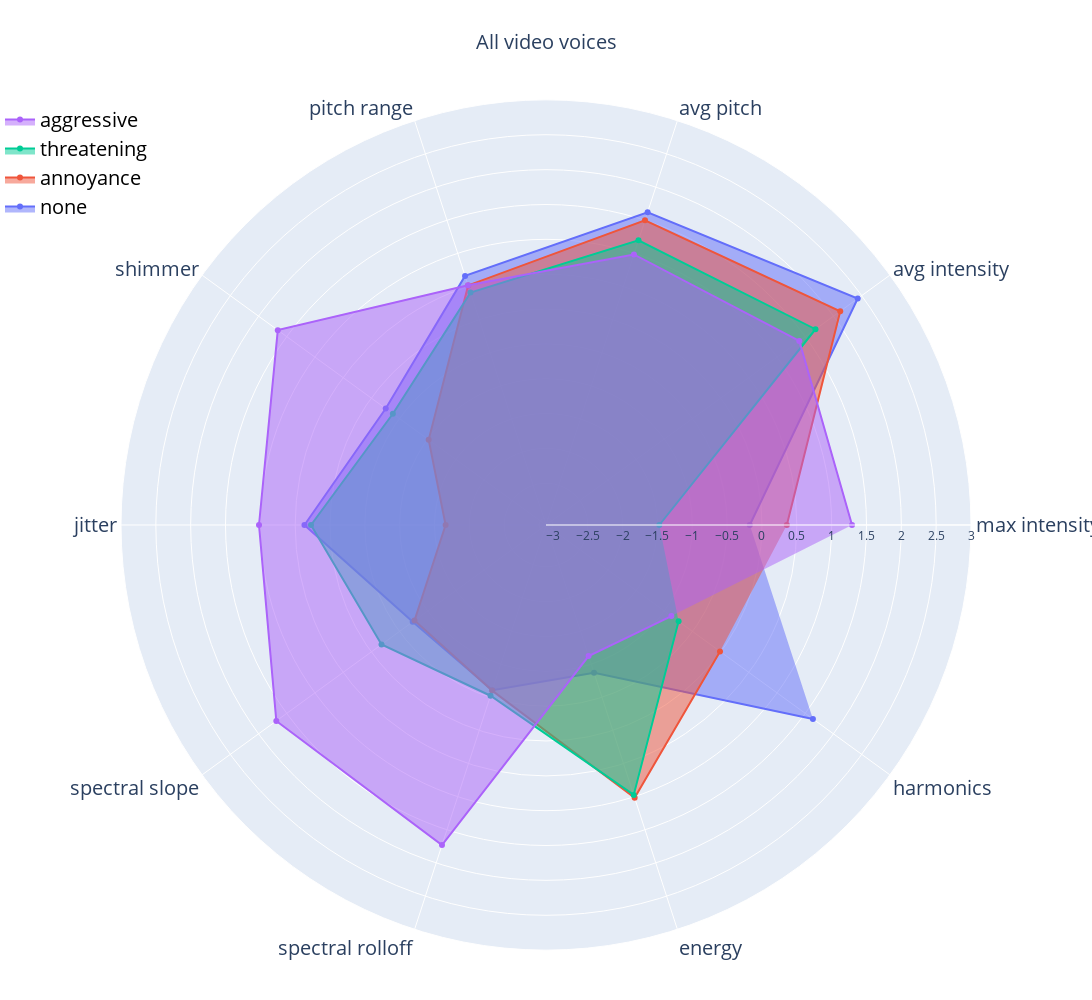

Notebook cell for this chart:
### Code cell
radarPlotDataframes(means_non_parent, 'All video voices', 'parent', -3.1, 3 )

### Figure 1 — Plotly figure (JSON) as saved in the notebook; plotly's stock layout.template omitted (floating-point values rounded to 4 significant figures)
{"data": [{"fill": "toself", "name": "none", "r": [-0.1752, 2.43, 1.621, 0.6596, -0.2566, 0.3669, -0.735, -0.6072, -0.8693, 1.636, -1.59, 0.1145, 1.255], "subplot": "polar", "theta": ["max intensity", "avg intensity", "avg pitch", "pitch range", "shimmer", "jitter", "spectral slope", "spectral rolloff", "energy", "harmonics"], "type": "scatterpolar"}, {"fill": "toself", "name": "annoyance", "r": [0.3565, 2.12, 1.498, 0.516, -1.019, -1.659, -0.7676, -0.6007, 1.018, -0.01287, 1.08, -0.7356, -1.525], "subplot": "polar", "theta": ["max intensity", "avg intensity", "avg pitch", "pitch range", "shimmer", "jitter", "spectral slope", "spectral rolloff", "energy", "harmonics"], "type": "scatterpolar"}, {"fill": "toself", "name": "threatening", "r": [-1.474, 1.681, 1.196, 0.407, -0.3831, 0.2727, -0.1818, -0.5232, 0.9738, -0.7475, -0.04234, -0.9648, -0.04189], "subplot": "polar", "theta": ["max intensity", "avg intensity", "avg pitch", "pitch range", "shimmer", "jitter", "spectral slope", "spectral rolloff", "energy", "harmonics"], "type": "scatterpolar"}, {"fill": "toself", "name": "aggressive", "r": [1.292, 1.394, 0.9832, 0.5192, 1.658, 1.019, 1.684, 1.731, -1.122, -0.8752, 0.5524, 1.586, 0.3126], "subplot": "polar", "theta": ["max intensity", "avg intensity", "avg pitch", "pitch range", "shimmer", "jitter", "spectral slope", "spectral rolloff", "energy", "harmonics"], "type": "scatterpolar"}], "layout": {"annotations": [{"font": {"size": 20}, "showarrow": false, "text": "All video voices", "x": 0.5, "xanchor": "center", "xref": "paper", "y": 1.05, "yanchor": "bottom", "yref": "paper"}], "autosize": false, "height": 1000, "legend": {"font": {"color": "black", "size": 20}, "traceorder": "reversed", "x": 0, "y": 1}, "margin": {"b": 50, "l": 0, "r": 0, "t": 100}, "polar": {"angularaxis": {"tickfont": {"size": 20}}, "domain": {"x": [0, 1], "y": [0, 1]}, "radialaxis": {"range": [-3.1, 3], "visible": true}}, "showlegend": true, "width": 1200}}
